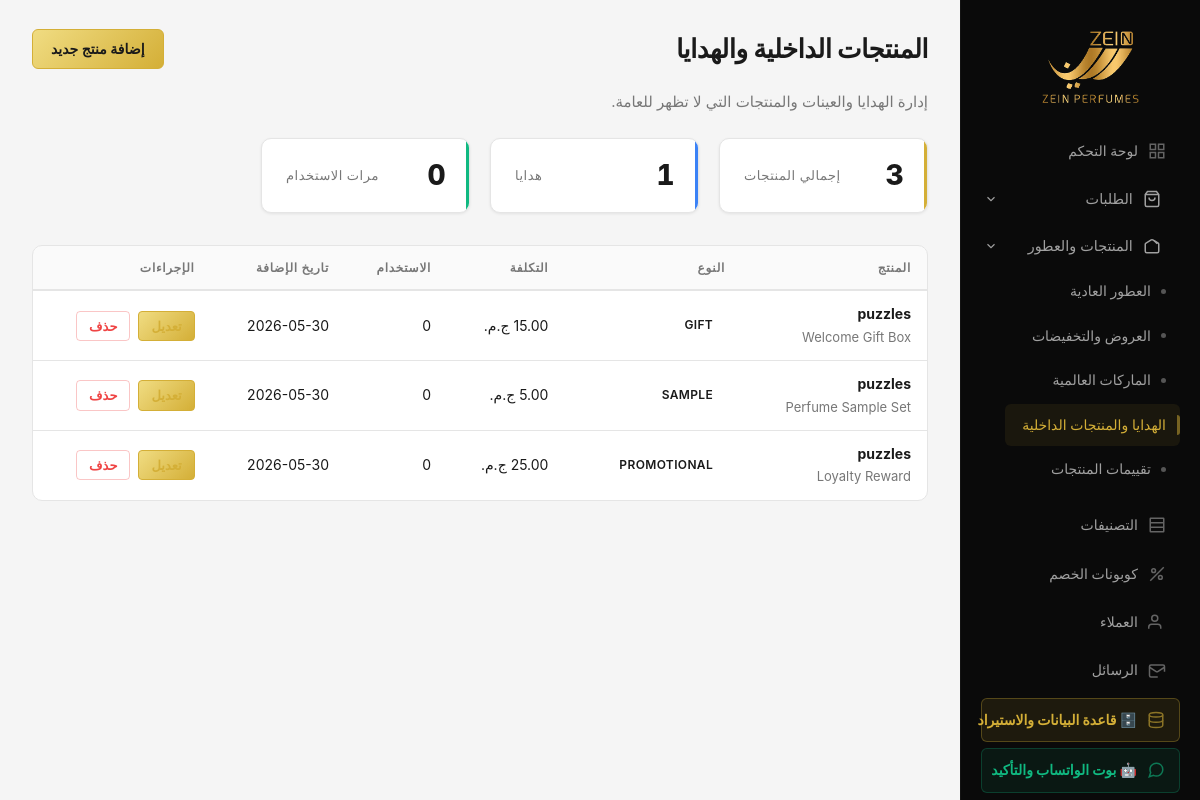
Screenshot of /admin/internal_products.php (signed in) with the database file from the repository.
### tables this page shows
CREATE TABLE `internal_products` (
  `id` int(10) UNSIGNED NOT NULL,
  `name_en` varchar(255) NOT NULL,
  `name_ar` varchar(255) NOT NULL,
  `description` text DEFAULT NULL,
  `cost` decimal(10,2) DEFAULT 0.00,
  `type` enum('gift','sample','promotional') DEFAULT 'gift',
  `created_at` timestamp NULL DEFAULT current_timestamp(),
  `updated_at` timestamp NULL DEFAULT current_timestamp() ON UPDATE current_timestamp()
);

### includes/config.php (called while the page is built, shortened)
<?php
require_once __DIR__ . '/locale.php';
function esc(string $s): string
{
    return htmlspecialchars($s, ENT_QUOTES, 'UTF-8');
}

### includes/locale.php (called while the page is built, shortened)
<?php
function current_lang(): string
{
    return $_SESSION['lang'] ?? 'ar';
}
function t(string $key, array $replace = []): string
{
    $lang = current_lang();
    $map = translation_map();
    $str = $map[$lang][$key] ?? $map['en'][$key] ?? $map['ar'][$key] ?? $key;
    return $str;
}

### admin/internal_products.php (the view, shortened to what this page needs)
<?php
$pdo = medal_pdo();
$internalProducts = [];
if ($pdo) {
    $query = "
        SELECT
            ip.*,
            (SELECT COUNT(*) FROM order_internal_products oip WHERE oip.internal_product_id = ip.id) as usage_count
        FROM internal_products ip
        ORDER BY ip.created_at DESC
    ";
    $stmt = $pdo->prepare($query);
    $stmt->execute();
    $internalProducts = $stmt->fetchAll();
    $editingProduct = null;
}
require __DIR__ . '/_layout_start.php';
?>
<div class="admin-header-actions">
    <h1>المنتجات الداخلية والهدايا</h1>
    <?php if (!$editingProduct && !isset($_GET['add'])): ?>
        <a href="?add=1" class="admin-btn admin-btn--primary">إضافة منتج جديد</a>
    <?php endif; ?>
</div>
<p class="admin-lead">إدارة الهدايا والعينات والمنتجات التي لا تظهر للعامة.</p>
<?php if ($editingProduct): ?>
    <div class="admin-card">
        <h2>تعديل منتج: <?= esc($editingProduct['name_ar']) ?></h2>
        <form method="POST" class="admin-form">
            <input type="hidden" name="csrf" value="<?= esc(admin_csrf_token()) ?>">
            <input type="hidden" name="action" value="update_internal_product">
            <input type="hidden" name="product_id" value="<?= (int)$editingProduct['id'] ?>">
            <div style="display:grid; grid-template-columns:1fr 1fr; gap:1.5rem;">
                <div>
                    <label for="name_ar">الاسم (عربي)</label>
                    <input type="text" id="name_ar" name="name_ar" value="<?= esc($editingProduct['name_ar']) ?>" required>
                </div>
                <div>
                    <label for="name_en">الاسم (English)</label>
                    <input type="text" id="name_en" name="name_en" value="<?= esc($editingProduct['name_en']) ?>" required>
                </div>
            </div>
            <div style="display:grid; grid-template-columns:1fr 1fr; gap:1.5rem; margin-top:1rem;">
                <div>
                    <label for="type">النوع</label>
                    <select id="type" name="type" required>
                        <option value="gift" <?= $editingProduct['type'] === 'gift' ? 'selected' : '' ?>>هدية (Gift)</option>
                        <option value="sample" <?= $editingProduct['type'] === 'sample' ? 'selected' : '' ?>>عينة (Sample)</option>
                        <option value="promotional" <?= $editingProduct['type'] === 'promotional' ? 'selected' : '' ?>>منتج ترويجي</option>
                    </select>
                </div>
                <div>
                    <label for="cost">التكلفة</label>
                    <input type="number" id="cost" name="cost" step="0.01" min="0" value="<?= (float)$editingProduct['cost'] ?>" required>
                </div>
            </div>
            <div style="margin-top:1rem;">
                <label for="description">الوصف</label>
                <textarea id="description" name="description" rows="3"><?= esc($editingProduct['description']) ?></textarea>
            </div>
            <div style="margin-top:1.5rem;">
                <button type="submit" class="admin-btn admin-btn--primary">حفظ التغييرات</button>
                <a href="internal_products.php" class="admin-btn admin-btn--secondary">إلغاء</a>
            </div>
        </form>
    </div>
<?php else: ?>
    <div class="admin-stats" style="margin-bottom:2rem;">
        <div class="admin-stat"><strong><?= count($internalProducts) ?></strong><span>إجمالي المنتجات</span></div>
        <div class="admin-stat"><strong><?= count(array_filter($internalProducts, fn($p) => $p['type'] === 'gift')) ?></strong><span>هدايا</span></div>
        <div class="admin-stat"><strong><?= array_sum(array_column($internalProducts, 'usage_count')) ?></strong><span>مرات الاستخدام</span></div>
    </div>
    <?php if (empty($internalProducts)): ?>
        <p class="admin-muted">لا يوجد منتجات داخلية مضافة حالياً.</p>
    <?php else: ?>
        <div class="admin-table-wrap">
            <table class="admin-table">
                <thead>
                    <tr>
                        <th>المنتج</th>
                        <th>النوع</th>
                        <th>التكلفة</th>
                        <th>الاستخدام</th>
                        <th>تاريخ الإضافة</th>
                        <th>الإجراءات</th>
                    </tr>
                </thead>
                <tbody>
                    <?php foreach ($internalProducts as $p): ?>
                        <tr>
                            <td>
                                <strong><?= esc($p['name_ar']) ?></strong><br>
                                <small class="admin-muted"><?= esc($p['name_en']) ?></small>
                            </td>
                            <td>
                                <span class="admin-badge"><?= esc($p['type']) ?></span>
                            </td>
                            <td><?= number_format((float)$p['cost'], 2) ?> <?= esc(t('currency')) ?></td>
                            <td><?= (int)$p['usage_count'] ?></td>
                            <td><?= date('Y-m-d', strtotime($p['created_at'])) ?></td>
                            <td>
                                <div class="admin-actions">
                                    <a href="?edit=<?= (int)$p['id'] ?>" class="admin-btn admin-btn--sm">تعديل</a>
                                    <form method="POST" style="display:inline;" onsubmit="return confirm('هل أنت متأكد من الحذف؟')">
                                        <button type="submit" class="admin-btn admin-btn--sm admin-btn--danger">حذف</button>
                                    </form>
                                </div>
                            </td>
                        </tr>
                    <?php endforeach; ?>
                </tbody>
            </table>
        </div>
    <?php endif; ?>
<?php endif; ?>
<?php require __DIR__ . '/_layout_end.php'; ?>

### rows the page displays
internal_products: name_ar "puzzles", name_en "Welcome Gift Box", type "GIFT", cost "15.00", usage_count "0", created_at "2026-05-30"
internal_products: name_ar "puzzles", name_en "Perfume Sample Set", type "SAMPLE", cost "5.00", usage_count "0", created_at "2026-05-30"
internal_products: name_ar "puzzles", name_en "Loyalty Reward", type "PROMOTIONAL", cost "25.00", usage_count "0", created_at "2026-05-30"

### other values shown
t('admin_nav_dashboard') "لوحة التحكم"
t('admin_nav_categories') "التصنيفات"
t('admin_nav_promo_codes') "كوبونات الخصم"
t('admin_nav_messages') "الرسائل"
count($internalProducts) "3"
array_sum(array_column($internalProducts, 'usage_count')) "0"
